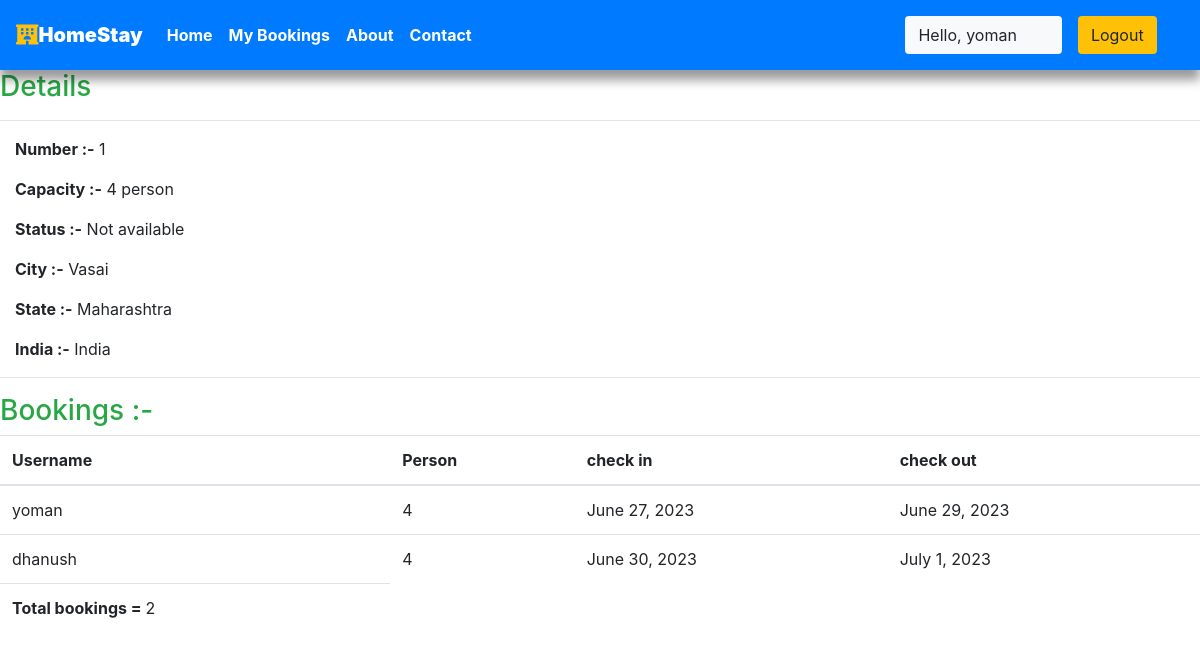
Screenshot of /staff/panel/view-room?roomid=1 (signed in) with the database file from the repository.
### krishna/models.py (models this page shows, shortened)
class Rooms(models.Model):
    ROOM_STATUS = (
    ("1", "available"),
    ("2", "not available"),
    )
    capacity = models.IntegerField()
    price = models.IntegerField()
    hotel = models.ForeignKey(Hotels, on_delete = models.CASCADE,related_name = 'rooms')
    status = models.CharField(choices =ROOM_STATUS,max_length = 15)
    roomnumber = models.IntegerField()

class Hotels(models.Model):
    name = models.CharField(max_length=30,default="krishna")
    owner = models.CharField(max_length=20)
    location = models.CharField(max_length=50)
    state = models.CharField(max_length=50,default="maharashtra")
    country = models.CharField(max_length=50,default="india")

class Reservation(models.Model):
    check_in = models.DateField(auto_now =False)
    check_out = models.DateField()
    room = models.ForeignKey(Rooms, on_delete = models.CASCADE)
    guest = models.ForeignKey(User, on_delete= models.CASCADE)
    booking_id = models.CharField(max_length=100,default="null")

### krishna/views.py (the view)
# urls.py: path('staff/panel/view-room', views.view_room),
@login_required(login_url='/staff')
def view_room(request):
    room_id = request.GET['roomid']
    room = Rooms.objects.all().get(id=room_id)
    reservation = Reservation.objects.all().filter(room=room)
    return HttpResponse(render(request,'staff/viewroom.html',{'room':room,'reservations':reservation}))

### templates/staff/viewroom.html
 {% extends 'basic.html' %} {% block title %}View Room {% endblock title %} {% block body %}
<h3 class="text-success"> Details</h3>
<hr>
<div class="container mx-0 ">
    <p><b>Number :-</b> {{room.roomnumber}}</p>
    <p><b>Capacity :-</b> {{room.capacity}} person</p>
    <p><b>Status :-</b> {{room.get_status_display| capfirst}} </p>
    <p><b>City :-</b> {{room.hotel.location| capfirst}} </p>
    <p><b>State :-</b> {{room.hotel.state| capfirst}} </p>
    <p><b>India :-</b> {{room.hotel.country| capfirst}} </p>
</div>
<hr> {% if reservations %}
<h3 class="text-success">Bookings :-</h3>
<table class="table">
    <thead>
        <th>Username</th>
        <th>Person</th>
        <th>check in</th>
        <th>check out</th>
    </thead>
    {% for each_detail in reservations %}
    <tr>
        <td>{{each_detail.guest.username}}</td>
        <td>{{each_detail.room.capacity}}</td>
        <td>{{each_detail.check_in}}</td>
        <td>{{each_detail.check_out}}</td>
    </tr>
    {% endfor %}
    <tr>
        <td><b>Total bookings = </b>{{reservations | length}}</td>
    </tr>
</table>
{% else %}
<p>No details found</p>
{% endif %} {% endblock body %}

### templates/basic.html (shortened to what this page needs)
{% load static %}
<!DOCTYPE html>
<!DOCTYPE html>
<html lang="en">
<head>
    <link rel="stylesheet" href="https://use.fontawesome.com/releases/v5.7.0/css/all.css">
    <link rel="stylesheet" href="{% static 'bootstrap\bootstrap.css' %}">
    <link rel="stylesheet" href="https://maxcdn.bootstrapcdn.com/bootstrap/4.5.0/css/bootstrap.min.css" >
</head>
<body style="dbackground-image: url('https://source.unsplash.com/random');height: 100%;">
    <div class="container-fluid px-0" >
        <nav class="navbar navbar-expand-lg navbar-dark bg-primary font-weight-bold" >
            <a class="navbar-brand text-bold bg-black " href="/"><i class="fas fa-hotel text-warning"></i><b>HomeStay</b></a>
            <div class="collapse navbar-collapse " id="navbarSupportedContent">
                <ul class="navbar-nav mr-auto ">
                    <li class="nav-item active">
                        <a class="nav-link text-bold " href="/home"> Home</a>
                    </li>
                    {% if user.is_staff %}
                    <li class="nav-item active">
                        <a class="nav-link text-bold" href="/staff/panel">Dashboard </a>
                    </li>
                    {% elif user.is_staff == False and user.is_authenticated %}
                    <li class="nav-item active">
                            <a class="nav-link text-bold" href="/user/bookings">My Bookings </a>
                        </li>
                    {% endif %}
                    <li class="nav-item active">
                        <a class="nav-link text-bold" href="/about">About</a>
                    </li>
                    <li class="nav-item active">
                        <a class="nav-link text-bold" href="/contact">Contact</a>
                    </li>
                </ul>
                {% if user.is_authenticated %}
                      <button class="btn btn-group bg-light" data-toggle="modal" data-target="#forlogin">
                       Hello, {{request.user}}
                       <a href="/logout" class="nav-link">
                    <button class="btn btn-group bg-warning" data-toggle="modal" data-target="#forlogin">
                        Logout
                    </button></a>&nbsp; &nbsp;
                    </button>
                {% endif %}
            </div>
        </nav>
    </div>
    {% block body %}
    {% endblock body %}
</body>
</html>

### templates/basic.html (style rules this page uses)
a { text-decoration: none; }
nav { position: fixed; top: 0; z-index: 100; box-shadow: 0 10px 10px rgba(0, 0, 0, 0.4); }

### rows the page displays
Rooms: roomnumber "1", capacity "4", status "Not available", hotel.location "Vasai", hotel.state "Maharashtra", hotel.country "India"
Reservation: guest.username "yoman", room.capacity "4", check_in "June 27, 2023", check_out "June 29, 2023"
Reservation: guest.username "dhanush", room.capacity "4", check_in "June 30, 2023", check_out "July 1, 2023"

### other values shown
{{ request.user }} "yoman"
{{ reservations | length }} "2"
